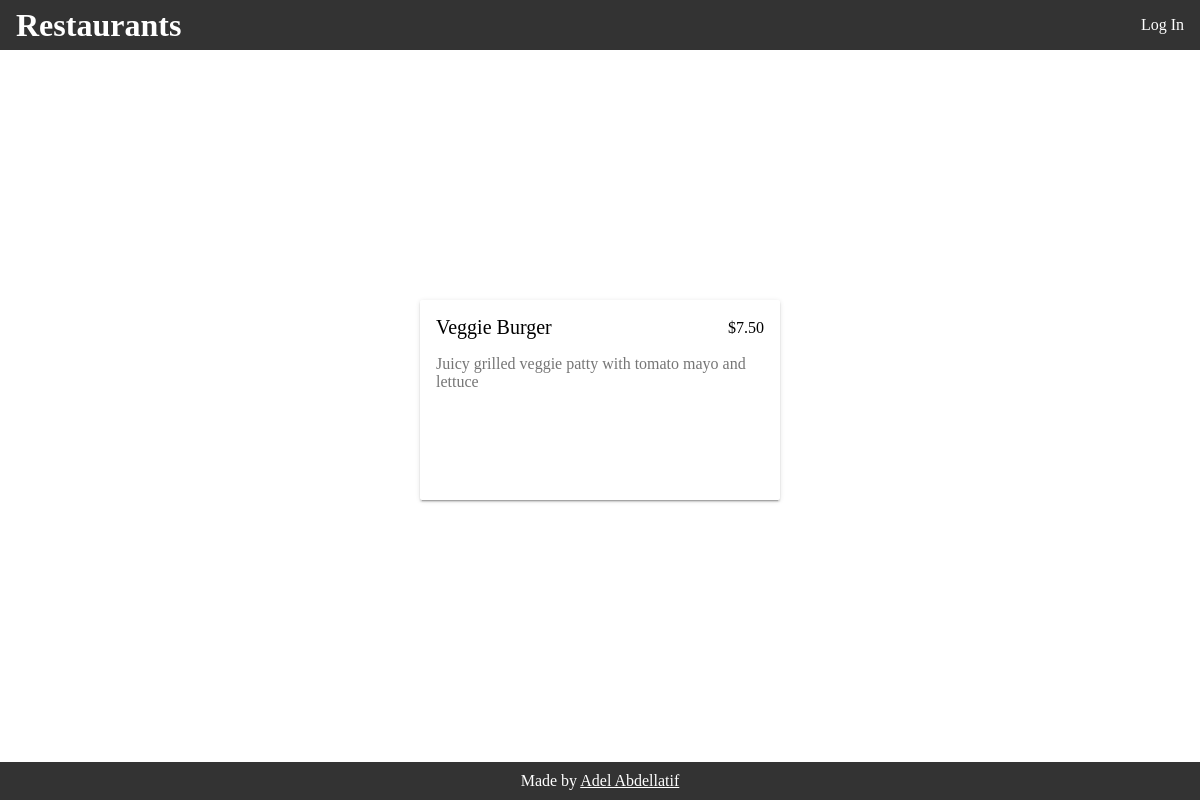
Screenshot of /restaurant/1/menu/1/ with the database file from the repository.
### database_setup.py (models this page shows, shortened)
class MenuItem(Base):
    __tablename__ = 'menu_item'
    name = Column(String(80), nullable=False)
    id = Column(Integer, primary_key=True)
    description = Column(String(250))
    price = Column(String(8))
    course = Column(String(250))
    restaurant_id = Column(Integer, ForeignKey('restaurant.id'))
    restaurant = relationship(Restaurant)
    user_id = Column(Integer, ForeignKey('user.id'))
    user = relationship(User)

### application.py (the view)
@app.route('/restaurant/<int:restaurant_id>/<int:item_id>/')
@app.route('/restaurant/<int:restaurant_id>/menu/<int:item_id>/')
def showMenuItem(restaurant_id, item_id):
    restaurant = session.query(Restaurant).filter_by(id=restaurant_id).one()
    creator = getUserInfo(restaurant.user_id)
    item = session.query(MenuItem).filter_by(id=item_id).one()
    if ('username' not in login_session or
            creator.id != login_session['user_id']):
        return render_template(
            'publicmenuitem.html',
            restaurant=restaurant, item=item, login_session=login_session)
    else:
        return render_template(
            'menuitem.html',
            restaurant=restaurant, item=item, login_session=login_session)

### application.py (called while the page is built)
def getUserInfo(user_id):
    user = session.query(User).filter_by(id=user_id).one()
    return user

### templates/publicmenuitem.html (shortened to what this page needs)
{% extends "main.html" %}
{% block content %}
<div class="content">
	<div class="card card-shadow">
		<div class="title">
			<a href="#">{{item.name}}</a>
			<span>{{item.price}}</span>
		</div>
		<div class="text">
			{{item.description}}
		</div>
	</div>
</div>
{% endblock %}

### static/styles.css (style rules this page uses)
body { margin: 0; position: relative; }
.card-shadow { box-shadow: 0 2px 2px 0 rgba(0, 0, 0, .14), 0 3px 1px -2px rgba(0, 0, 0, .2), 0 1px 5px 0 rgba(0, 0, 0, .12); }
.card { display: flex; flex-direction: column; font-size: 16px; font-weight: 400; height: 200px; overflow: hidden; width: 30%; z-index: 1; position: relative; background: #fff; border-radius: 2px; box-sizing: border-box; margin: 0 20px 40px; float: left; }
.card .title { align-items: center; color: #000; display: flex; justify-content: stretch; line-height: normal; padding: 16px 16px 0 16px; box-sizing: border-box; position: relative; }
.card .title span { position: absolute; right: 16px; }
.card .text { color: rgba(0, 0, 0, .54); line-height: 18px; overflow: hidden; padding: 16px; width: 90%; }
.content { display: flex; flex-wrap: wrap; }
.title a { text-decoration: none; color: #000; font-size: 20px; }
#oneItem .content { position: fixed; top: 50%; margin-top: -100px; width: 100%; }
#oneItem .card { margin: auto auto; }

### rows the page displays
MenuItem: name "Veggie Burger", price "$7.50", description "Juicy grilled veggie patty with tomato mayo and lettuce"
